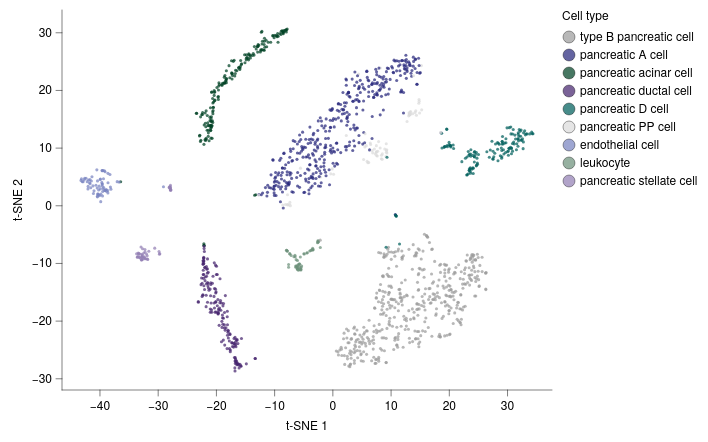

This figure's Vega-Lite source:
### Vega-Lite specification from a JSON file in a GitHub repository (floating-point values rounded to 4 significant figures; data arrays with more than 128 entries replaced by an {"elided": "..."} marker saying what was removed)
{"background": null, "config": {"arc": {"fill": "#DBDBDB", "fillOpacity": 1.0, "innerRadius": 47.5, "padAngle": 0.03, "stroke": "black", "strokeOpacity": 1, "strokeWidth": 0.25}, "area": {"fill": "#DBDBDB", "fillOpacity": 1.0, "stroke": "black", "strokeOpacity": 1, "strokeWidth": 0.25}, "axis": {"domain": true, "domainCap": "round", "domainColor": "black", "domainWidth": 0.25, "grid": false, "gridCap": "round", "gridColor": "#F1F1F1", "gridDash": [0, 0], "gridOpacity": 1.0, "gridWidth": 0.25, "labelColor": "black", "labelFont": "Helvetica Neue, HelveticaNeue, Helvetica, Arial, sans-serif", "labelFontSize": 6, "labelFontStyle": "normal", "labelFontWeight": 400, "offset": 0, "ticks": true, "tickCap": "round", "tickColor": "black", "tickRound": false, "tickSize": 3.0, "tickWidth": 0.25, "titleColor": "black", "titleFont": "Helvetica Neue, HelveticaNeue, Helvetica, Arial, sans-serif", "titleFontSize": 6, "titleFontStyle": "normal", "titleFontWeight": 400}, "axisX": {"domain": true, "labelAlign": "center", "labelAngle": 0, "labels": true, "ticks": true, "translate": 0}, "axisY": {"domain": true, "labelAlign": "right", "labelAngle": 0, "labels": true, "ticks": true, "translate": 0}, "axisRight": {"domain": true, "labelAlign": "left", "labelAngle": 0, "labels": true, "ticks": true, "translate": 0}, "axisTop": {"domain": true, "labelAlign": "center", "labelAngle": 0, "labels": true, "ticks": true, "translate": 0}, "axisBand": {"tickOffset": 0}, "bar": {"fill": "#DBDBDB", "fillOpacity": 1.0, "stroke": "black", "strokeOpacity": 1, "strokeWidth": 0.25}, "boxplot": {"size": 17.1, "ticks": {"cornerRadius": 0.25, "fill": "black", "opacity": 1, "size": 8.55, "thickness": 0.25}, "box": {"fillOpacity": 1.0, "stroke": "black", "strokeOpacity": 1, "strokeWidth": 0.25}, "median": {"cornerRadius": 0, "fill": "black", "fillOpacity": 1.0, "opacity": 1, "size": 17.1, "thickness": 0.25}, "rule": {"fill": "black", "fillOpacity": 1.0, "size": 19.0, "stroke": "black", "strokeDash": [0, 0], "strokeOpacity": 1, "strokeWidth": 0.25}, "outliers": {"color": "black", "fill": "black", "fillOpacity": 1.0, "size": 0, "stroke": "black", "strokeOpacity": 1, "strokeWidth": 0.25}}, "circle": {"fill": "black", "fillOpacity": 1.0, "size": 2.375, "stroke": null, "strokeOpacity": 1, "strokeWidth": 0.25}, "errorband": {"band": {"fillOpacity": 0.6, "stroke": null, "strokeWidth": 0.25, "strokeOpacity": 1}, "borders": {"opacity": 0, "strokeOpacity": 1, "strokeWidth": 0.25}}, "errorbar": {"opacity": 1, "rule": {"strokeDash": [0, 0], "strokeWidth": 0.25}, "ticks": {"color": "black", "cornerRadius": 0.125, "opacity": 1, "size": 11.4, "thickness": 0.25}, "thickness": 0.25}, "font": "Helvetica Neue, HelveticaNeue, Helvetica, Arial, sans-serif", "geoshape": {"fill": "#DBDBDB", "fillOpacity": 1.0, "stroke": "black", "strokeOpacity": 1, "strokeWidth": 0.25}, "header": {"labelColor": "black", "labelFont": "Helvetica Neue, HelveticaNeue, Helvetica, Arial, sans-serif", "labelFontSize": 6, "labelFontStyle": "normal", "labelFontWeight": 400, "titleColor": "black", "titleFont": "Helvetica Neue, HelveticaNeue, Helvetica, Arial, sans-serif", "titleFontSize": 6, "titleFontStyle": "normal", "titleFontWeight": 400, "titlePadding": 0}, "legend": {"disable": false, "offset": 4.5, "titlePadding": 4, "labelOffset": 2, "gradientLabelOffset": 2, "columnPadding": 4, "rowPadding": 2, "gradientThickness": 5, "gradientOpacity": 1.0, "gradientStrokeColor": "black", "gradientStrokeWidth": 0.25, "labelColor": "black", "labelFont": "Helvetica Neue, HelveticaNeue, Helvetica, Arial, sans-serif", "labelFontSize": 6, "labelFontStyle": "normal", "labelFontWeight": 400, "strokeColor": "black", "strokeWidth": 0, "symbolSize": 36, "symbolStrokeColor": "black", "symbolStrokeWidth": 0.25, "titleColor": "black", "titleFont": "Helvetica Neue, HelveticaNeue, Helvetica, Arial, sans-serif", "titleFontSize": 6, "titleFontStyle": "normal", "titleFontWeight": 400}, "line": {"color": "black", "stroke": "black", "strokeCap": "butt", "strokeDash": [0, 0], "strokeOpacity": 1, "strokeWidth": 0.5}, "point": {"filled": true, "fill": "#DBDBDB", "fillOpacity": 1.0, "size": 9.5, "stroke": "black", "strokeOpacity": 1, "strokeWidth": 0.25}, "range": {"category": ["#9D9D9D", "#28287D", "#004225", "#47266F", "#00605D", "#DBDBDB", "#7983C1", "#6E927B", "#937FB4", "#699A97"], "diverging": {"scheme": ["#4F4265", "#6A5C82", "#85789D", "#A196B7", "#BDB5CE", "#D8D6DD", "#F6F6F6", "#CED8D7", "#9DBFBD", "#75A3A0", "#518683", "#326967", "#164D4B"]}, "heatmap": {"scheme": ["#440154", "#472270", "#433E82", "#38598C", "#2C728E", "#238A8D", "#24A086", "#39B578", "#5DC862", "#96D646", "#CAE02D", "#FDE724"]}, "ordinal": {"scheme": ["#F1F1F1", "#DBDBDB", "#C6C6C6", "#B2B2B2", "#9D9D9D", "#898989", "#767676", "#636363", "#515151", "#404040", "#2F2F2F", "#1F1F1F"]}, "ramp": {"scheme": ["#440154", "#472270", "#433E82", "#38598C", "#2C728E", "#238A8D", "#24A086", "#39B578", "#5DC862", "#96D646", "#CAE02D", "#FDE724"]}}, "rule": {"color": "black", "stroke": "black", "strokeCap": "round", "strokeDash": [2, 2], "strokeOpacity": 1, "strokeWidth": 0.25}, "scale": {"barBandPaddingInner": 0.1, "rectBandPaddingInner": 0, "tickBandPaddingInner": 0.1, "bandPaddingOuter": 0.1, "bandWithNestedOffsetPaddingInner": 0.2, "bandWithNestedOffsetPaddingOuter": 0.2, "offsetBandPaddingInner": 0, "offsetBandPaddingOuter": 0, "continuousPadding": 9.5, "round": false}, "rect": {"fill": "#DBDBDB", "fillOpacity": 1.0, "stroke": "black", "strokeOpacity": 1, "strokeWidth": 0.25}, "square": {"fill": "#DBDBDB", "fillOpacity": 1.0, "size": 19.0, "stroke": "black", "strokeOpacity": 1, "strokeWidth": 0.25}, "text": {"color": "black", "font": "Helvetica Neue, HelveticaNeue, Helvetica, Arial, sans-serif", "fontSize": 6, "fontStyle": "normal", "fontWeight": 400}, "tick": {"color": "black", "cornerRadius": 0.125, "opacity": 1.0, "size": 17.1, "thickness": 0.25}, "title": {"anchor": "middle", "frame": "group", "color": "black", "font": "Helvetica Neue, HelveticaNeue, Helvetica, Arial, sans-serif", "fontSize": 6, "fontStyle": "normal", "fontWeight": 400, "subtitleColor": "black", "subtitleFont": "Helvetica Neue, HelveticaNeue, Helvetica, Arial, sans-serif", "subtitleFontSize": 6, "subtitleFontStyle": "normal", "subtitleFontWeight": 400}, "trail": {"color": "black", "opacity": 1, "size": 0.5}, "view": {"continuousWidth": 245, "continuousHeight": 190, "discreteWidth": 245, "discreteHeight": 190, "fill": null, "stroke": null, "strokeWidth": 0.25}}, "data": {"name": "data-d2538946de7104392c8dfce4bbadbda8"}, "mark": {"type": "circle", "opacity": 0.72}, "encoding": {"color": {"field": "cell_type", "legend": {"labelLimit": 140, "orient": "right"}, "scale": {"domain": ["type B pancreatic cell", "pancreatic A cell", "pancreatic acinar cell", "pancreatic ductal cell", "pancreatic D cell", "pancreatic PP cell", "endothelial cell", "leukocyte", "pancreatic stellate cell"]}, "title": "Cell type", "type": "nominal"}, "x": {"field": "tSNE_1", "title": "t-SNE 1", "type": "quantitative", "scale": {"nice": false}}, "y": {"field": "tSNE_2", "title": "t-SNE 2", "type": "quantitative", "scale": {"nice": false}}}, "$schema": "https://vega.github.io/schema/vega-lite/v6.4.1.json", "datasets": {"data-d2538946de7104392c8dfce4bbadbda8": {"elided": "1564 records"}}}
